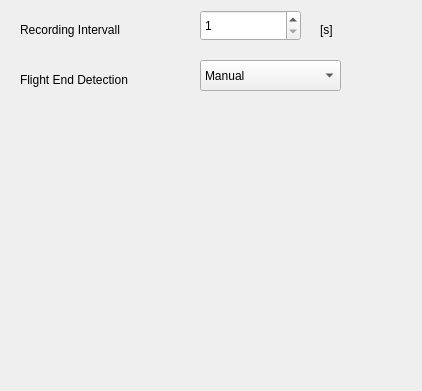
<?xml version="1.0" encoding="UTF-8"?>
<ui version="4.0">
 <class>MemoryFrame6015</class>
 <widget class="QWidget" name="MemoryFrame6015">
  <property name="enabled">
   <bool>true</bool>
  </property>
  <property name="geometry">
   <rect>
    <x>0</x>
    <y>0</y>
    <width>422</width>
    <height>391</height>
   </rect>
  </property>
  <property name="windowTitle">
   <string>Memory</string>
  </property>
  <widget class="QLabel" name="textLabel_Intervall">
   <property name="geometry">
    <rect>
     <x>20</x>
     <y>20</y>
     <width>150</width>
     <height>20</height>
    </rect>
   </property>
   <property name="text">
    <string>Recording Intervall</string>
   </property>
   <property name="wordWrap">
    <bool>false</bool>
   </property>
  </widget>
  <widget class="QLabel" name="textLabel_IntervallUnit">
   <property name="geometry">
    <rect>
     <x>320</x>
     <y>20</y>
     <width>67</width>
     <height>20</height>
    </rect>
   </property>
   <property name="text">
    <string>[s]</string>
   </property>
   <property name="wordWrap">
    <bool>false</bool>
   </property>
  </widget>
  <widget class="QSpinBox" name="spinBox_Intervall">
   <property name="geometry">
    <rect>
     <x>200</x>
     <y>10</y>
     <width>101</width>
     <height>31</height>
    </rect>
   </property>
   <property name="minimum">
    <number>1</number>
   </property>
   <property name="maximum">
    <number>60</number>
   </property>
   <property name="singleStep">
    <number>1</number>
   </property>
   <property name="value">
    <number>1</number>
   </property>
  </widget>
  <widget class="QLabel" name="textLabel_Mode">
   <property name="geometry">
    <rect>
     <x>20</x>
     <y>70</y>
     <width>148</width>
     <height>20</height>
    </rect>
   </property>
   <property name="text">
    <string>Flight End Detection</string>
   </property>
   <property name="wordWrap">
    <bool>false</bool>
   </property>
  </widget>
  <widget class="QComboBox" name="comboBox_FlightEnd">
   <property name="geometry">
    <rect>
     <x>200</x>
     <y>60</y>
     <width>141</width>
     <height>31</height>
    </rect>
   </property>
   <item>
    <property name="text">
     <string>Manual</string>
    </property>
   </item>
   <item>
    <property name="text">
     <string>Automatic</string>
    </property>
   </item>
  </widget>
 </widget>
 <layoutdefault spacing="6" margin="11"/>
 <resources/>
 <connections/>
</ui>
